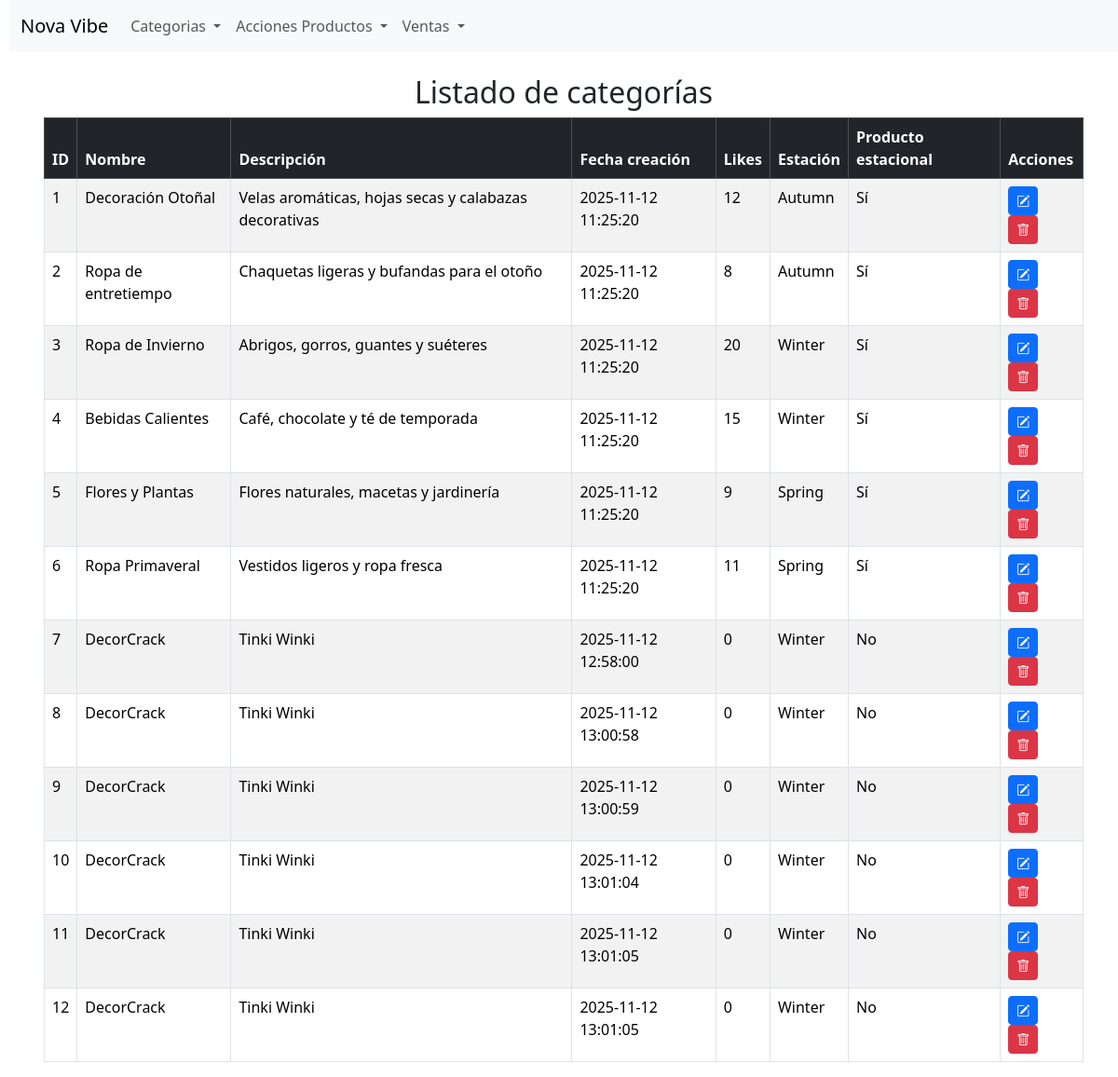
The app's page /listado_categoria.php with its own data.
### tables this page shows
CREATE TABLE `category` (
    `id_category` int NOT NULL,
    `category_name` varchar(100) NOT NULL,
    `description` varchar(255) DEFAULT NULL,
    `creation_date` datetime DEFAULT CURRENT_TIMESTAMP,
    `like_count` int DEFAULT NULL,
    `seasonal_product_available` tinyint(1) DEFAULT '0',
    `id_season` int DEFAULT NULL
);

CREATE TABLE `season` (
    `id_season` int NOT NULL,
    `season_name` enum('Autumn', 'Winter', 'Spring') NOT NULL
);

### listado_categoria.php (the view, shortened to what this page needs)
<?php
$conexion = obtenerConexion();
$sql = "SELECT c.*, s.season_name
            FROM category c
            JOIN season s ON c.id_season = s.id_season
            ORDER BY c.id_category ASC";
$resultado = mysqli_query($conexion, $sql);
echo "<div class='container mt-4'>";
echo "<h2 class='text-center'>Listado de categorías</h2>";
echo "<table class='table table-striped table-bordered'>";
echo "<thead class='table-dark'>
        <tr>
            <th>ID</th>
            <th>Nombre</th>
            <th>Descripción</th>
            <th>Fecha creación</th>
            <th>Likes</th>
            <th>Estación</th>
            <th>Producto estacional</th>
            <th>Acciones</th>
        </tr>
      </thead><tbody>";
while ($fila = mysqli_fetch_assoc($resultado)) {
    echo "<tr>";
    echo "<td>" . $fila['id_category'] . "</td>";
    echo "<td>" . htmlspecialchars($fila['category_name']) . "</td>";
    echo "<td>" . htmlspecialchars($fila['description']) . "</td>";
    echo "<td>" . $fila['creation_date'] . "</td>";
    echo "<td>" . $fila['like_count'] . "</td>";
    echo "<td>" . htmlspecialchars($fila['season_name']) . "</td>";
    echo "<td>" . ($fila['seasonal_product_available'] ? 'Sí' : 'No') . "</td>";
    echo "<td>
            <form class='d-inline me-1' action='editar_categoria.php' method='post'>
                <input type='hidden' name='categoria' value='" . htmlspecialchars(json_encode($fila), ENT_QUOTES) . "' />
                <button name='Editar' class='btn btn-primary btn-sm'>
                    <i class='bi bi-pencil-square'></i>
                </button>
            </form>
            <form class='d-inline' action='borrar_categoria.php' method='post'>
                <input type='hidden' name='id_category' value='" . $fila['id_category'] . "' />
                <button name='Borrar' class='btn btn-danger btn-sm'>
                    <i class='bi bi-trash'></i>
                </button>
            </form>
          </td>";
    echo "</tr>";
}
echo "</tbody></table>";
echo "</div>";

### records on screen
category: id_category "1", category_name "Decoración Otoñal", description "Velas aromáticas, hojas secas y calabazas decorativas", creation_date "2025-11-12 11:25:20", like_count "12", id_season.season_name "Autumn", seasonal_product_available "Sí"
category: id_category "2", category_name "Ropa de entretiempo", description "Chaquetas ligeras y bufandas para el otoño", creation_date "2025-11-12 11:25:20", like_count "8", id_season.season_name "Autumn", seasonal_product_available "Sí"
category: id_category "3", category_name "Ropa de Invierno", description "Abrigos, gorros, guantes y suéteres", creation_date "2025-11-12 11:25:20", like_count "20", id_season.season_name "Winter", seasonal_product_available "Sí"
category: id_category "4", category_name "Bebidas Calientes", description "Café, chocolate y té de temporada", creation_date "2025-11-12 11:25:20", like_count "15", id_season.season_name "Winter", seasonal_product_available "Sí"
category: id_category "5", category_name "Flores y Plantas", description "Flores naturales, macetas y jardinería", creation_date "2025-11-12 11:25:20", like_count "9", id_season.season_name "Spring", seasonal_product_available "Sí"
category: id_category "6", category_name "Ropa Primaveral", description "Vestidos ligeros y ropa fresca", creation_date "2025-11-12 11:25:20", like_count "11", id_season.season_name "Spring", seasonal_product_available "Sí"
category: id_category "7", category_name "DecorCrack", description "Tinki Winki", creation_date "2025-11-12 12:58:00", like_count "0", id_season.season_name "Winter", seasonal_product_available "No"
category: id_category "8", category_name "DecorCrack", description "Tinki Winki", creation_date "2025-11-12 13:00:58", like_count "0", id_season.season_name "Winter", seasonal_product_available "No"
category: id_category "9", category_name "DecorCrack", description "Tinki Winki", creation_date "2025-11-12 13:00:59", like_count "0", id_season.season_name "Winter", seasonal_product_available "No"
category: id_category "10", category_name "DecorCrack", description "Tinki Winki", creation_date "2025-11-12 13:01:04", like_count "0", id_season.season_name "Winter", seasonal_product_available "No"
category: id_category "11", category_name "DecorCrack", description "Tinki Winki", creation_date "2025-11-12 13:01:05", like_count "0", id_season.season_name "Winter", seasonal_product_available "No"
category: id_category "12", category_name "DecorCrack", description "Tinki Winki", creation_date "2025-11-12 13:01:05", like_count "0", id_season.season_name "Winter", seasonal_product_available "No"
